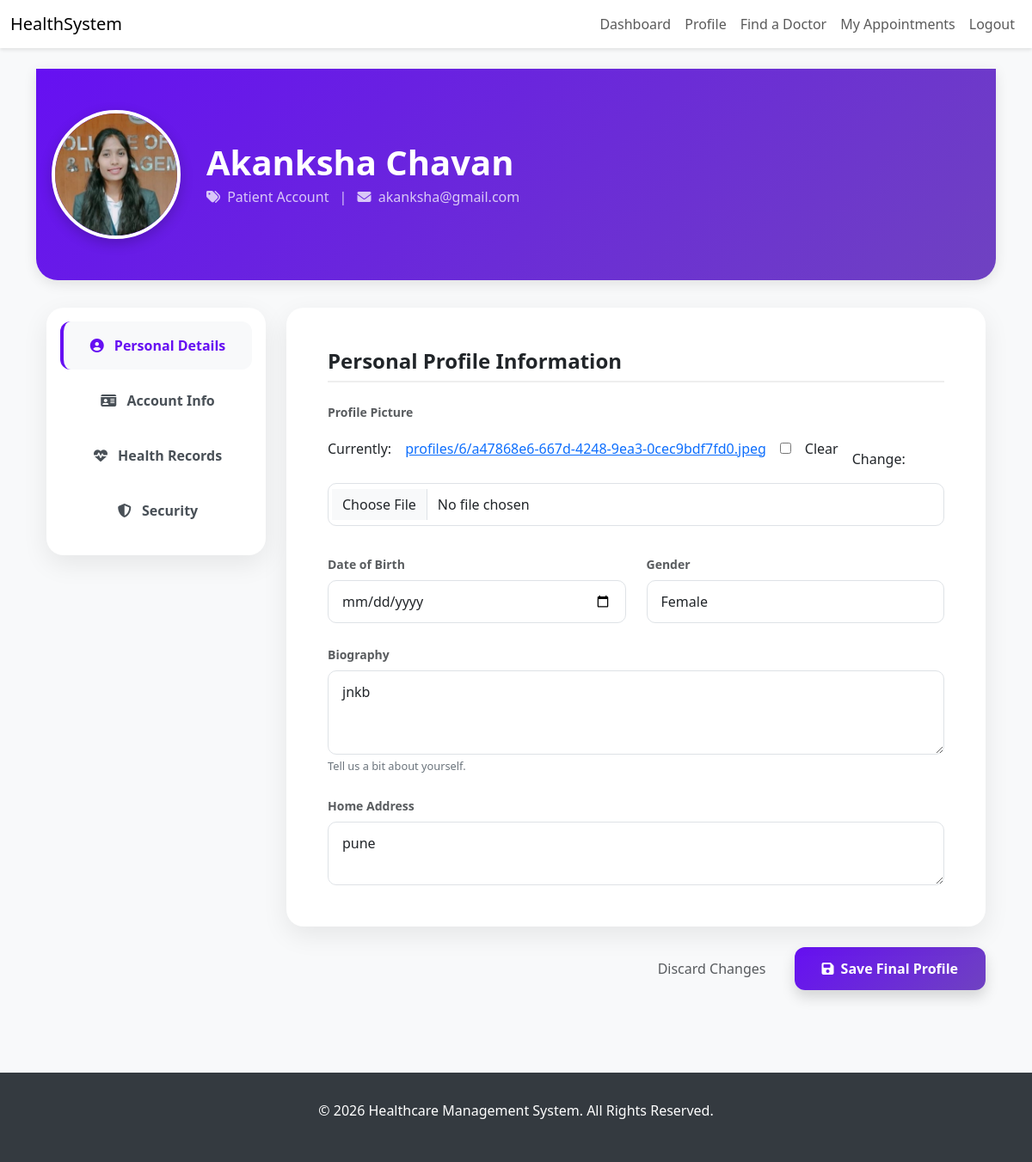
/profile/ (signed in), run on an earlier commit of the app's database.
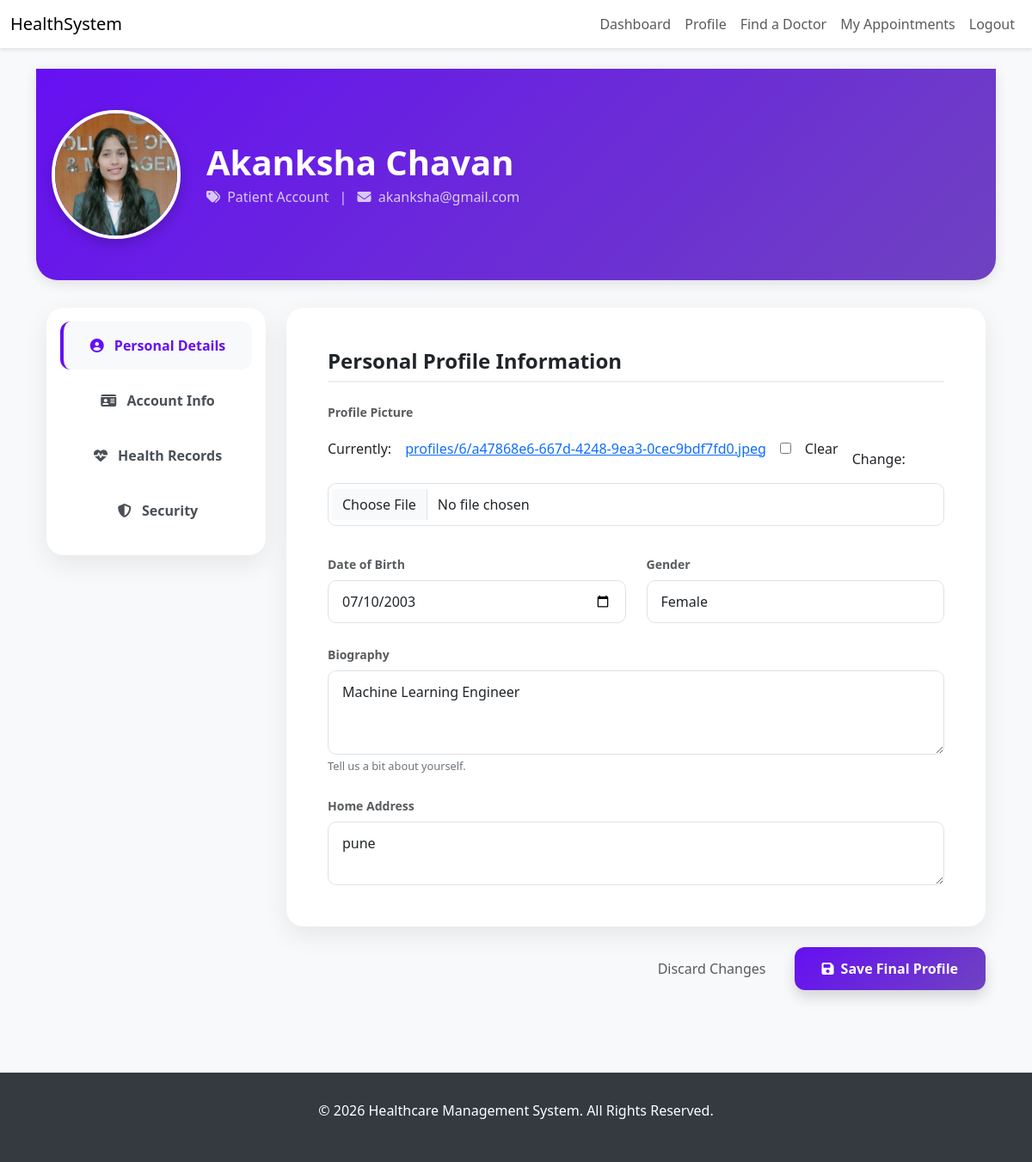
And on a later commit of the database.
### core/models.py (models this page shows, shortened)
class Profile(models.Model):
    GENDER_CHOICES = [
        ('male', 'Male'),
        ('female', 'Female'),
        ('other', 'Other'),
        ('prefer_not_to_say', 'Prefer not to say'),
    ]
    user = models.OneToOneField(settings.AUTH_USER_MODEL, on_delete=models.CASCADE, related_name='profile')
    profile_picture = models.ImageField(
        upload_to=profile_picture_upload_path,
        blank=True,
        null=True,
        validators=[FileExtensionValidator(allowed_extensions=['jpg', 'jpeg', 'png'])]
    )
    bio = models.TextField(blank=True, null=True, max_length=500)
    date_of_birth = models.DateField(blank=True, null=True)
    gender = models.CharField(max_length=20, choices=GENDER_CHOICES, blank=True, null=True)
    address = models.TextField(blank=True, null=True)
    created_at = models.DateTimeField(auto_now_add=True)
    updated_at = models.DateTimeField(auto_now=True)
    class Meta:
        verbose_name = "User Profile"
        verbose_name_plural = "User Profiles"
        ordering = ['-created_at']

### core/views.py (the view, shortened to what this page needs)
# urls.py: path('profile/', views.profile_view, name='profile'),
@login_required
def profile_view(request):
    user = request.user
    profile, _ = Profile.objects.get_or_create(user=user)
    user_form = CustomUserChangeForm(instance=user)
    profile_form = ProfileForm(instance=profile)
    doctor_form = patient_form = None
    if user.role == 'doctor':
        doctor = get_or_create_doctor(user)
        doctor_form = DoctorProfileForm(instance=doctor)
    elif user.role == 'patient':
        patient = get_or_create_patient(user)
        patient_form = PatientProfileForm(instance=patient)
    context = {
        'user_form': user_form, 'profile_form': profile_form,
        'doctor_form': doctor_form, 'patient_form': patient_form,
    }
    return render(request, 'profile.html', context)

### core/forms.py
class CustomUserChangeForm(UserChangeForm):
    class Meta:
        model = User
        fields = ('username', 'email', 'first_name', 'last_name')
    def __init__(self, *args, **kwargs):
        super().__init__(*args, **kwargs)
        for field_name, field in self.fields.items():
            if not isinstance(field.widget, (forms.CheckboxInput, forms.RadioSelect)):
                field.widget.attrs.update({'class': 'form-control'})

class ProfileForm(ModelForm):
    date_of_birth = forms.DateField(
        widget=forms.DateInput(attrs={'type': 'date'}),
        required=False
    )
    class Meta:
        model = Profile
        fields = ['profile_picture', 'bio', 'date_of_birth', 'gender', 'address']
        widgets = {
            'bio': forms.Textarea(attrs={'rows': 3}),
            'address': forms.Textarea(attrs={'rows': 2}),
        }
    def __init__(self, *args, **kwargs):
        super().__init__(*args, **kwargs)
        for field_name, field in self.fields.items():
            field.required = False
            if not isinstance(field.widget, (forms.CheckboxInput, forms.RadioSelect)):
                field.widget.attrs.update({'class': 'form-control'})

### templates/profile.html (shortened to what the changed rows need)
{% extends 'base.html' %}
{% load static %}
{% block content %}
<div class="profile-header">
    <div class="container text-center text-md-start">
        <div class="row align-items-center">
            <div class="col-md-10">
                <h1 class="fw-bold mb-1">{{ request.user.get_full_name|default:request.user.username }}</h1>
            </div>
        </div>
    </div>
</div>
<div class="container pb-5">
    <div class="row">
        <div class="col-lg-9">
            <form method="post" enctype="multipart/form-data">
                <div class="tab-content" id="v-pills-tabContent">
                    <div class="tab-pane fade show active" id="v-pills-personal" role="tabpanel">
                        <div class="card profile-card">
                            <div class="card-body p-4 p-md-5">
                                <div class="row g-4">
                                    <div class="col-12 mb-2 text-center text-md-start">
                                        <div class="d-flex align-items-center flex-wrap gap-3">
                                            {{ profile_form.profile_picture }}
                                        </div>
                                    </div>
                                    <div class="col-md-6">
                                        <label class="form-label fw-bold text-muted small">Date of Birth</label>
                                        {{ profile_form.date_of_birth }}
                                    </div>
                                    <div class="col-md-6">
                                        <label class="form-label fw-bold text-muted small">Gender</label>
                                        {{ profile_form.gender }}
                                    </div>
                                    <div class="col-12">
                                        <label class="form-label fw-bold text-muted small">Biography</label>
                                        {{ profile_form.bio }}
                                        <div class="help-text">Tell us a bit about yourself.</div>
                                    </div>
                                    <div class="col-12">
                                        <label class="form-label fw-bold text-muted small">Home Address</label>
                                        {{ profile_form.address }}
                                    </div>
                                </div>
                            </div>
                        </div>
                    </div>
                </div>
            </form>
        </div>
    </div>
</div>
{% endblock %}

What changed in the data, as far as the page shows it:
changed Profile "Female": date_of_birth (not shown) → "07/10/2003"; bio "jnkb" → "Machine Learning Engineer"
